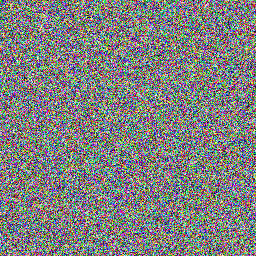
#> input picture img/random.png, 256 x 256 px
$ jupyter execute --allow-errors fundamentals.ipynb
#> lines starting #> are read from the running program, lines starting #| are printed output that depends on the picture
# **Machine Learning Fundamentals - A look at the bits behind the brain.**

## Overview

This workshop will focus primarily on classification tasks and the different methods to maximize the results we aspire to achieve. We will focus on the reasoning behind the usability and the limitations of the different methods of machine learning to satisfy a given problem.

Later on in this workshop, we will look at putting the models to the test. We will be taking a dataset of breast cancer diagnoses and determining based on a number of attributes/features whether the patient had a malignant diagnosis or a benign diagnosis.

## Software Setup/Recommendations

This jupyter notebook was created and designed to work though **Google's Collaboratory** online tool. This online notebook editor program will contain all the necessary 3rd-party python packages you will need to run every cell in this notebook.

If you wish to run this in an offline environment: below is a list of 3rd party python packages that do not come standard with a clean installation of python by default:

[cell 1]
# Tool to view images via python code.
# pip install --upgrade Pillow
from PIL import Image

# Dataset Visualization and Manipulation Library
# pip install --upgrade pandas
import pandas as pd

# TODO:  Quick description of what the libraries are and what they do.

# Multidimensional Array and Linear Algebra Computing Library
# pip install --upgrade numpy
import numpy as np

# seaborn & matplotlib - data visualization tools
# pip install --upgrade seaborn
# pip install --upgrade matplotlib
import seaborn as sns
import matplotlib.pyplot as plt

# sklearn - data splitting tool for training and testing results.
# pip install --upgrade sklearn
from sklearn.model_selection import train_test_split

# sklearn machine learning models
# pip install --upgrade sklearn
from sklearn.naive_bayes import BernoulliNB
from sklearn.tree import DecisionTreeClassifier, plot_tree
from sklearn.neural_network import MLPClassifier

# sklearn - model performance metric tool
# pip install --upgrade sklearn
from sklearn.metrics import classification_report

# Artificial Intelligence (AI) at its Core

At the core of AI lies the desire to find the ability to perform a task that a human being can trivially accomplish and do just as well if not better.

To get a grasp what that means, let's take a look at the following example:

## Example: Image Recognition

### What do you see in the following image?

#> (a cell that did not finish here is left out)

### How about this one?

[cell 3]
display(Image.open(fp="img/random.png", mode='r'))

### What is the main difference between the two images?

One is an image of something we can immediately recognize (a dog) and the other is just random noise.

### What is the 1 commonality between the two?

For randomly generating a single 256 RGB color space pixel, it will have a probability of:

$$
\frac{1}{256^3} \approx 5.96 * 10^{-8}
$$

Hence, for randomly generating either the picture of the dog or the noisy picture: they both have a probability of:

$$
\frac{1}{256^5} \approx 9.09 * 10^{-13}
$$

For reference, winning the 6/49 lottery game has the following probability of occuring:

$$
\binom{49}{6} = \frac{1}{13,983,816} \approx 1.40 * 10^{-7}
$$

That means that the chance of randomly generating 2 256x256 images and them being the exact same pixel for pixel is about drawing 2 winning lottery tickets in a row!

# Machine Learning's (ML) role

As one of my instructors has said many times:

> When a person says that AI will solve the problem, they are not eradicating  the issue. They are merely changing it.

As you might have heard before, Machine Learning is a subset of Artificial Intelligence and lays the groundwork to the actual development of algorithms and models to do classification problems. We want to find any underlying pattern that we humans have trivially exploited and see if we can computationally emulate if not exceed that level of ease onto a reproducible form.

In a more practical sense, we build a mathematical model based that learns from a training dataset. To see how well it performs, we see how well it does on a test set.

While our initial goal is to get a good test set result, we always want to make sure that we try to make the model account for the entire domain to the best of our ability.

To help answer this, let us look at strictly the realm of supervised machine learning binary classification tasks.

As a quick reminder, in supervised machine learning you have a dataset consisting of a set of features and a label you are trying to predict.

## The Problem: Breast Cancer Diagnosis

Given numerical information of a patient's cell nuclei taken from a breast mass, determine whether the diagnosis is malignant or benign.

Dataset can be retrieved from the following locations:
- https://archive.ics.uci.edu/ml/datasets/Breast+Cancer+Wisconsin+%28Diagnostic%29
- https://www.kaggle.com/uciml/breast-cancer-wisconsin-data

Below is a direct link to the csv file (which is stored in the accompanying github repository):

- https://raw.githubusercontent.com/aisutd/F20-Fundamentals-Workshop/master/data/data.csv

# Step 0: Data Analysis and Pre-Processing

With any dataset, we want to see if we can make it easier for our model to have an easier time "learning" from the dataset in either a pure or transformed state.

This can come in many forms such as:
- Binning (putting numbers into specific buckets based on certain thresholds. Think of histograms and how they are represented)
- Normalization (transforming a range of possible values for an attribute that could be in the interval $(-\infty, +\infty)$ to the interval $[-1, 1]$ or $[0, 1]$
- Heuristic Assumptions (Examining and utilizing statistical information to make an educated guess on how to achieve the best possible result)

Let's go ahead and download the dataset and store it into a DataFrame object for easier data manipulation in the future.

[cell 4]
url: str = "https://raw.githubusercontent.com/aisutd/F20-Fundamentals-Workshop/master/data/data.csv"
#> (the rest of this cell did not finish here and is left out)

Now that we have retrieved the data, let's see what the first $n=10$ data points look like.

#> (a cell that did not finish here is left out)

For the more statistically inclined individuals out there, let's get a statistical summary of the information as well. Likewise, we can drop the id column since that does not provide any useful information in our classification task.

#> (a cell that did not finish here is left out)

There's about **569** patients in this particular dataset, but what's the discrepancy between those that have a malignant and those who have a benign diagnosis?

Since I'm getting tired of looking at so many numbers, let's make a visual representation of the difference between the 2 possible classes.

[cell 7]
order = [0, 1]
#> (the rest of this cell did not finish here and is left out)

Based on the graph, we can see that there are a lot more benign cases than there are malignant cases (phew!)

Now, let's compare how diagnosis compares to the features linearly.

#> (a cell that did not finish here is left out)

Looking at the graph, our top 5 most strongly correlated are:

- concave_points_worst
- perimeter_worst
- concave_points_mean
- radius_worst
- perimeter_mean

For good measure, let us also consider 'radius_mean' as a lot of the attributes deal with circular figures. Plus, the perimeter is just a scaled version of the radius.

**NOTE**: While correlation does not imply causation, it is still a heuristic. This heuristic gives us some idea of what features are more indicative of what things are important when considering a diagnosis.

#### Bonus: Comparing between all attributes

Below is how one would go about comparing every attribute to others

[cell 9]
"""
# Let's get the absolute values of the normalized covarience
# (ie correlation coefficient) matrix
normalized_covariance = df.corr(method='pearson')

# Let's only get the lower triangle values to only show unique pairs of
# relationships.
mask = np.triu(np.ones_like(absolute_normalized_covariance, dtype=bool))

# Now let's setup the shape and the data of the plot
plt.subplots(figsize=(30, 15))
ax = sns.heatmap(absolute_normalized_covariance, mask=mask, annot=True)

plt.show()
"""

# Classification Approach 1: Linear Classifier

When working with multiple dimensions, a generalized linear equation will be our go-to way of representing mathematical classifier.

$$
f(x_{N \times 1})_{M \times 1} = W^T_{M \times N}x + b_{M \times 1}
$$

where:

- $M$ is the number of distinct labels
- $N$ is the number of attributes (excluding the label column)
- $x_{N \times 1}$ is a single patient's features (AKA attributes)
- $W_{N \times M}$ is the weight matrix for the various attributes being applied to
- $b_{M \times 1}$ is the bias for each attribute
- The function itself is the predicted values for the M different classes x can possible be labeled under.

For this equation, we end up with a $M \times 1$ matrix where each row will correspond to a particular probability for the given instance to be that particular class.

The subscripts correspond to the dimensions of the matrices for the variables.

When it comes to mapping it to a linear classifier, we normally rely upon a threshold function. Let that function be:

$$
\hat{y} =
\begin{cases}
    1 & f(x) > T \\
    0 & \text{otherwise}
\end{cases}
$$

where $T \in \mathbb{R}$ is a threshold value

For a visual example: https://www.desmos.com/calculator/gfjpijltao

## Implementation: Naive Bayes classifier for multivariate Bernoulli models

For our dataset to function using this classifier, we need to transform the data into a Bernoulli model.

In other words, we will need to perform a transformation on the data based on some heuristic to do the following for each attribute of each patient instance in our dataset:

0. Set it to 0 (i.e. the particular attribute for the particular patient instance does not meet the threshold)
1. Set it to 1 (i.e. the particular attribute for the particular patient instance does meet or exceed the threshold).

For the sake of simplicity, let us assume that the results follow a normal (also known as a Gaussian) distribution. That means, for a particular feature, we set our threshold point to be around the average of the maximum values of a malignant and benign instance. In other words:

$$
threshhold(feature f) = \frac{max(f | instance.diagnosis = benign) +  max(f | instance.diagnosis = malignant)}{2}
$$

[cell 10]
def calculate_threshhold(data: pd.DataFrame, attribute: str, num_bins: int = 10):
    malignant_counts, malignant_bins = np.histogram(
        data[data['diagnosis'] == 1][attribute],
        num_bins
    )
    benign_counts, benign_bins = np.histogram(
        data[data['diagnosis'] == 0][attribute]
    )
    malignant_max_point = malignant_bins[np.argmax(malignant_counts)+1]
    benign_max_point = benign_bins[np.argmax(benign_counts)+1]

    return (malignant_max_point + benign_max_point) / 2

#> (the rest of this cell did not finish here and is left out)

[cell 11]
attributes = [
    "concave_points_worst",
    "perimeter_worst",
    "concave_points_mean",
    "radius_worst",
    "perimeter_mean",
    "radius_mean",

    "fractal_dimension_mean",
    "texture_se",
    "symmetry_se",
]

#> (the rest of this cell did not finish here and is left out)

Let us go ahead and do the actual dataset transformation and train-test splitting operation to see how well our model performs.

#> (a cell that did not finish here is left out)

Let's go ahead and train our model.

[cell 13]
clf = BernoulliNB()
#> (the rest of this cell did not finish here and is left out)

Finally, let's see how well our model performs!

#> (a cell that did not finish here is left out)

Here we have a bunch of useful information shown to us.

For our purposes as of now, we only care about accuracy.

That is not a bad number actually, but can we do better?

# Major Concept 1: The Bias Variance Tradeoff

In any task, our biggest enemy is a lack of knowledge. We can only do what we can with the small sample space that we have collected so far.

This leads us to having 2 major balancing points for potential error: Bias and Variance.

Finally, there might just be noisy information and/or outliers that acts an error we have by no means of removing no matter how hard we try besides inherently knowing that is only noise, but how are we supposed to even deduce that?

At the end of the day, the model should be designed to work with the domain and not the little that we have. It then becomes a balancing act.

With Bias, we as the engineer make assumptions that may or may not be accurate to the true representation of the entire domain of data.

With Variance, our lack of information causes our pool of attainable knowledge to not necessarily have an easily definable commonality. To remedy this, we try to create a function that very closely matches what the sample looks like, but the model may only be excellent at classifying the sample and not the whole.

Finally, there might just be noisy information and/or outliers that acts an error we have by no means of removing no matter how hard we try besides inherently knowing that is only noise.

Visually speaking:

[cell 15]
display(Image.open(fp="img/bias-variance-tradeoff.png", mode='r'))
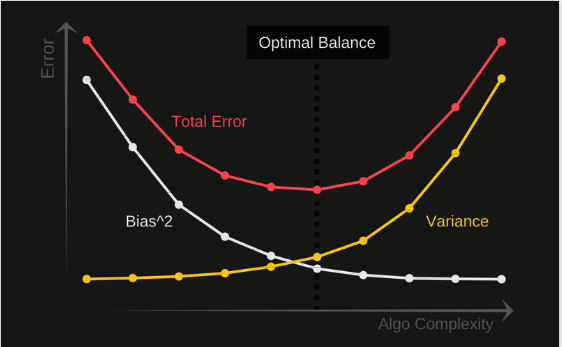
#> input picture img/bias-variance-tradeoff.png, 562 x 347 px

To get a more visual idea of what I have just said, let's take a more involved graphical example of this:

https://www.desmos.com/calculator/qktlp5dert

# Major Concept 2: The Non-Linearity Problem (XOR Problem)

Even with the best data analysis and preprocessing at our disposal, the data may not be linearly separable.

Let's take a basic example: the XOR operation. XOR(a, b) is defined as:

 a | b | XOR(a,b)
---|---|----------
 0 | 0 |    0
 0 | 1 |    1
 1 | 0 |    1
 1 | 1 |    0

 **Note**: XOR works in a very similar manner to $\ne$ when considering boolean statements.

## Question: Can you draw a single line that cleanly separates the different outputs (i.e. 0 and 1) such that all 0's are on one side and all 1's are on the other side?

For an interactive attempt, go to the following link and try for yourself:
https://www.desmos.com/geometry/jf95x727gi

### And the answer is.....

NO!

In fact, it is logically impossible to do so.

Let's go ahead and show why.

1. Assume for contradiction that all 4 possible cases can satisfy the question with a single line.
2. By $1$, the following are all true:

    a. $0(w_a) + 0(w_b) \le T$ ie $0 \le T$

    b. $w_b > T$

    c. $w_a > T$

    d. $w_a + w_b \le T$
3. By $2a$: T must be a non-positive real number
4. By $2b$: w_b must be a positive real number
5. By $2c$: w_a must be a positive real number
6. By $4$ and $5$: $w_a + w_b$ must be a positive real number
7. However, $2d$ counters the conclusion made by $6$ because $2d$ states that $w_a + w_b$ is a non-positive real number.
8. Hence our initial assumption is wrong.
9. By Steps $1-8$: you cannot linearly separate the XOR function.

Let's try to use some other algorithms to perform the classification task that can also solve the XOR problem.

# Classification Approach 2: Transformation Models (Neural Networks)

If it currently is not linearly separable, let's transform the input so that it can be!

Let's go over some other binary logic gates/operations while we're at it:

 a | b | OR(a,b)
---|---|----------
 0 | 0 |    0
 0 | 1 |    1
 1 | 0 |    1
 1 | 1 |    1

 a | b | !AND(a,b)
---|---|----------
 0 | 0 |    1
 0 | 1 |    1
 1 | 0 |    1
 1 | 1 |    0

 a | b | AND(a,b)
---|---|----------
 0 | 0 |    0
 0 | 1 |    0
 1 | 0 |    0
 1 | 1 |    1

The big thing we want to take out of this is that the `AND` gate is linearly separable! The question is, how can we use the universal NAND Gate and maybe the OR gate to create an equation that is logically identical to XOR?

## XOR == ???

### XOR == AND(OR(a,b), !AND(a,b))

Let's go ahead and try to represent the 3 gates into a more visual form.

## OR Gate Visualized

[cell 16]
display(Image.open(fp="img/or_gate.png", mode='r'))
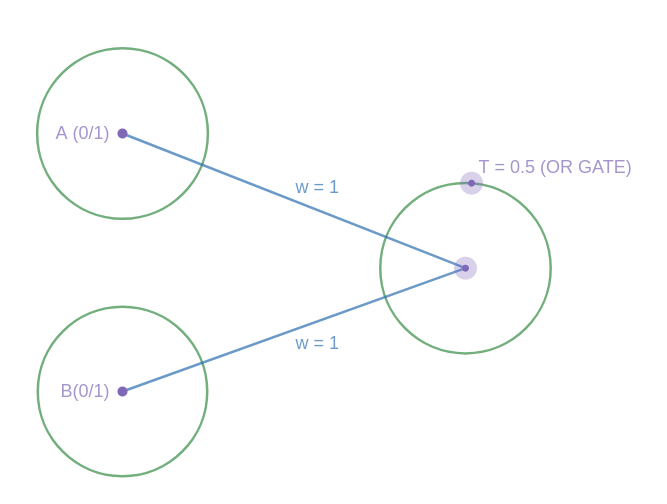
#> input picture img/or_gate.png, 667 x 504 px

## NAND Gate Visualized

[cell 17]
display(Image.open(fp="img/nand_gate.png", mode='r'))
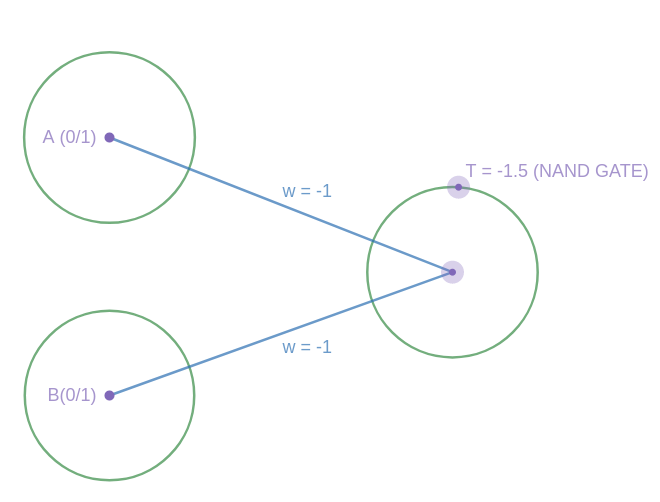
#> input picture img/nand_gate.png, 660 x 502 px

## AND Gate Visualized

[cell 18]
display(Image.open(fp="img/and_gate.png", mode='r'))
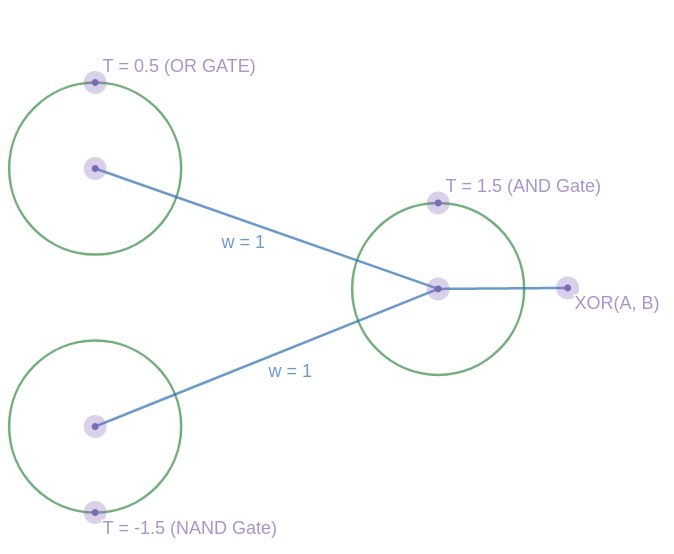
#> input picture img/and_gate.png, 674 x 554 px

## Complete XOR Nueral Network

[cell 19]
display(Image.open(fp="img/XOR_NN.png", mode='r'))
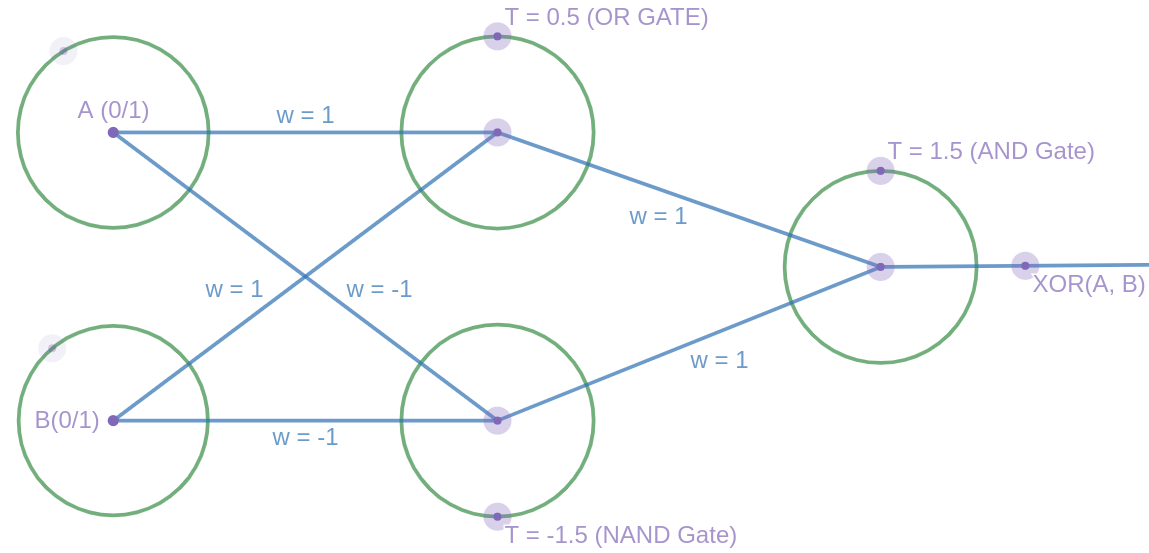
#> input picture img/XOR_NN.png, 1149 x 553 px
